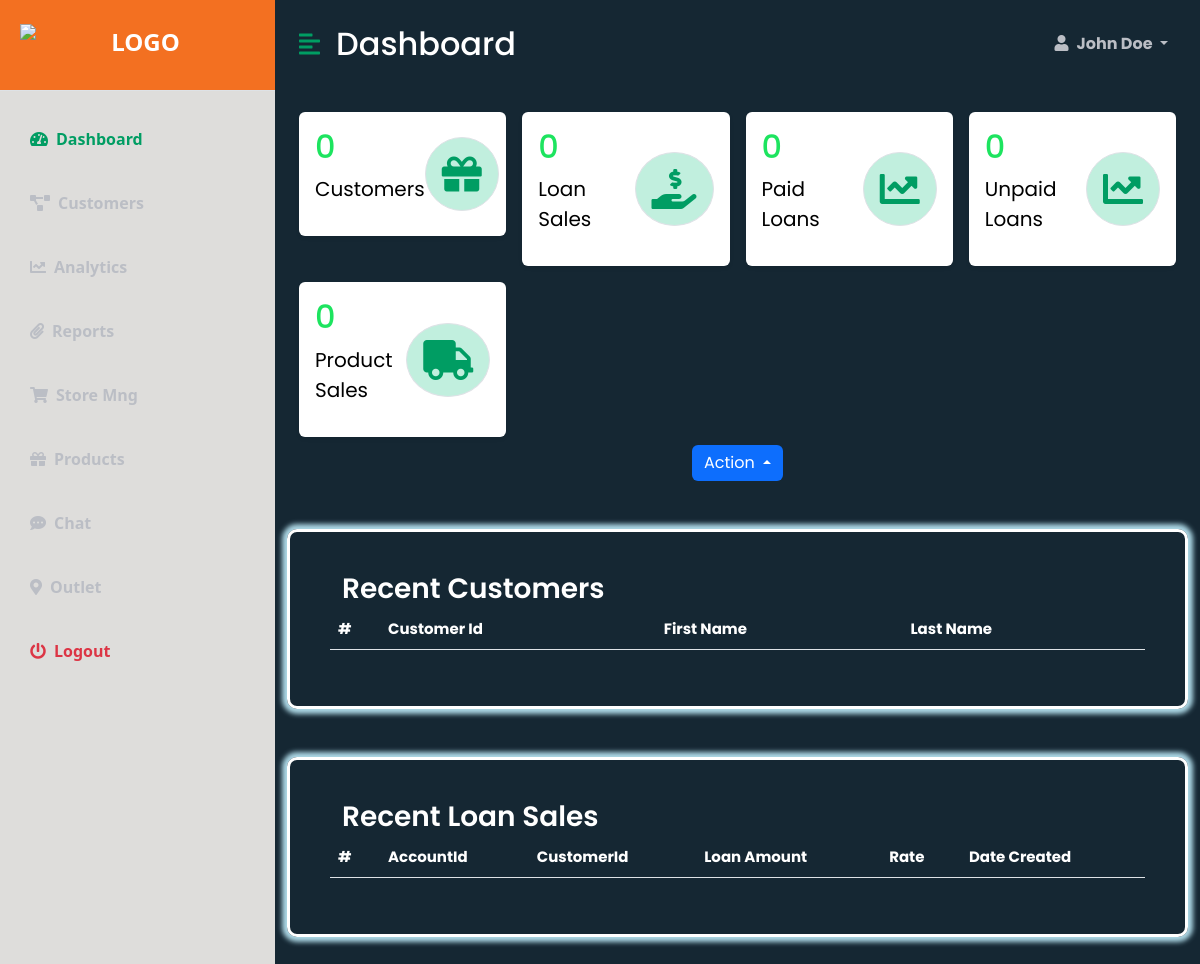
The app's page /, older data.
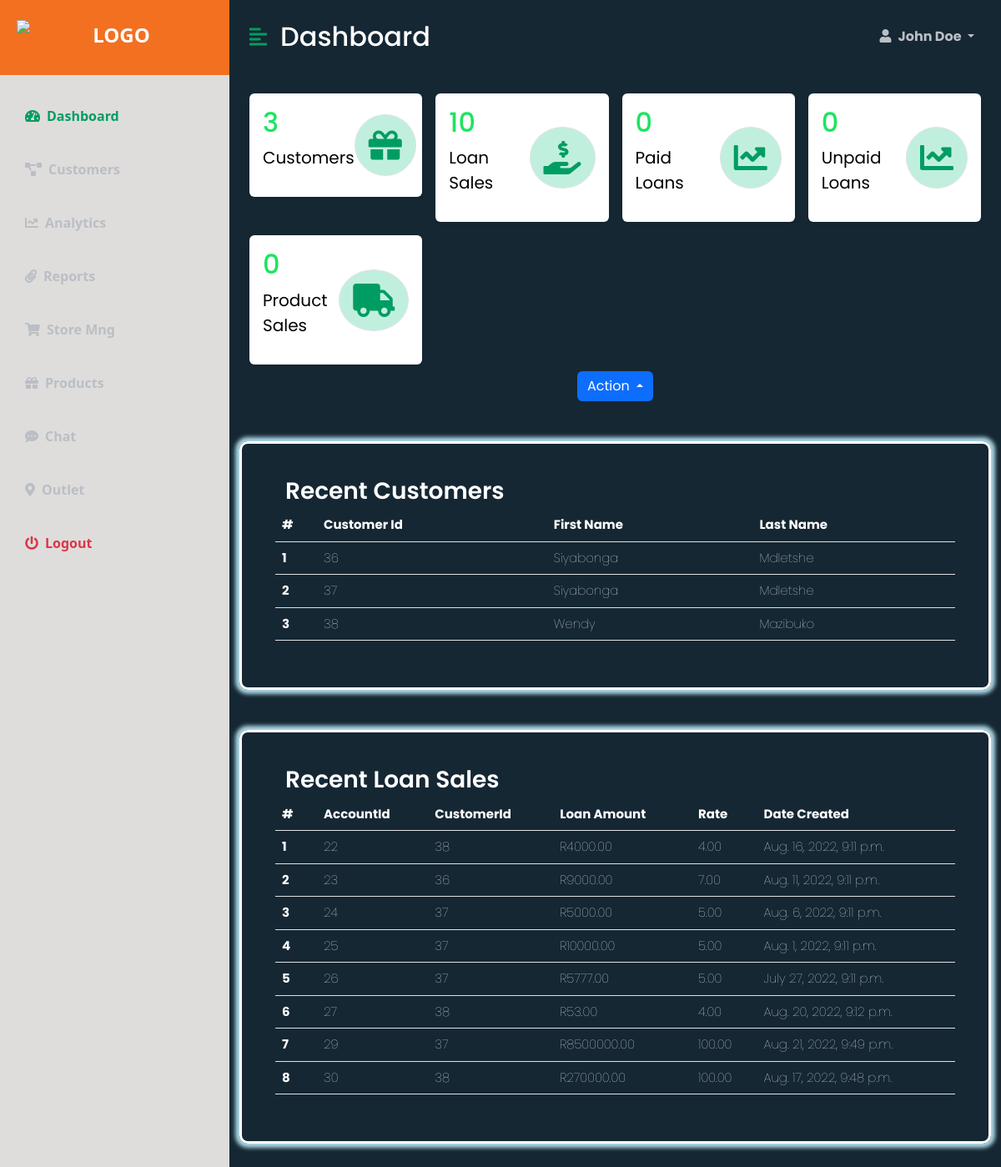
The same page, newer data.
### BackOfficeApp/models.py (models this page shows, shortened)
class Account(models.Model):
  loan_amount = models.DecimalField("Loan Amount", max_digits=13, decimal_places=2, blank= False)
  rate = models.DecimalField("Rate", max_digits=5, decimal_places=2, blank= False)
  created_at = models.DateTimeField("Created Date")
  customer = models.ForeignKey(Customer, on_delete=models.CASCADE)
  class Meta:
        ordering = ['created_at']

### AdminDashboard/views.py (the view)
# urls.py: path('', view=admin_dashboard, name='adminlandingpage'),
def admin_dashboard(request):
    customers = filter_customers(request.GET.get('filter', '30')).values()
    number_of_sales= len(Account.objects.values())
    number_of_customers= len(Customer.objects.values())
    temp_customers = []
    customers_list = []
    for c in customers:
        if c['customer_id'] not in temp_customers:
            temp_customers.append(c['customer_id'])
            customers_list.append(c)
    dashboard_session = {
        'display_template' : 'AdminDashboard/dashboard_landing_page.html',
        'customers' : customers_list,
        'sales': customers,
        'number_of_customers': number_of_customers,
        'number_of_sales': number_of_sales,
        'filtered_result': True
    }
    return render (request, 'AdminDashboard/admin_dashboard.html', {'dashboard_session': dashboard_session})

### AdminDashboard/templates/AdminDashboard/admin_dashboard.html (shortened to what this page needs)
<!DOCTYPE html>
<html lang="en">
{% load static %}
<head>
    <link href="https://cdn.jsdelivr.net/npm/bootstrap@5.2.0/dist/css/bootstrap.min.css" rel="stylesheet">
    <link rel="stylesheet" href="https://cdnjs.cloudflare.com/ajax/libs/font-awesome/5.15.3/css/all.min.css" />
    <link rel="stylesheet" href="{% static 'AdminDashboard/styles.css' %}"/>
</head>
<body>
    <div class="d-flex" id="wrapper">
        <div class="bg-white" id="sidebar-wrapper">
            <div class="sidebar-heading text-center py-4 primary-text fs-4 fw-bold text-uppercase border-bottom">
                <img src="{% static 'AdminDashboard/logo.png' %}" alt="logo">
            </div>
            <div class="list-group list-group-flush my-3">
                <a href="{% url 'AdminDashboard:adminlandingpage'  %}" class="list-group-item list-group-item-action bg-transparent second-text active"><i
                        class="fas fa-tachometer-alt me-2"></i>Dashboard</a>
                <a href="{% url 'BackOfficeApp:customers'  %}" class="list-group-item list-group-item-action bg-transparent second-text fw-bold"><i
                        class="fas fa-project-diagram me-2"></i>Customers</a>
                <a href="#" class="list-group-item list-group-item-action bg-transparent second-text fw-bold"><i
                        class="fas fa-chart-line me-2"></i>Analytics</a>
                <a href="#" class="list-group-item list-group-item-action bg-transparent second-text fw-bold"><i
                        class="fas fa-paperclip me-2"></i>Reports</a>
                <a href="#" class="list-group-item list-group-item-action bg-transparent second-text fw-bold"><i
                        class="fas fa-shopping-cart me-2"></i>Store Mng</a>
                <a href="#" class="list-group-item list-group-item-action bg-transparent second-text fw-bold"><i
                        class="fas fa-gift me-2"></i>Products</a>
                <a href="#" class="list-group-item list-group-item-action bg-transparent second-text fw-bold"><i
                        class="fas fa-comment-dots me-2"></i>Chat</a>
                <a href="#" class="list-group-item list-group-item-action bg-transparent second-text fw-bold"><i
                        class="fas fa-map-marker-alt me-2"></i>Outlet</a>
                <a href="#" class="list-group-item list-group-item-action bg-transparent text-danger fw-bold"><i
                        class="fas fa-power-off me-2"></i>Logout</a>
            </div>
        </div>
        <div id="page-content-wrapper">
            <nav class="navbar navbar-expand-lg navbar-light bg-transparent py-4 px-4">
                <div class="d-flex align-items-center">
                    <i class="fas fa-align-left primary-text fs-4 me-3" id="menu-toggle"></i>
                    <h2 class="fs-2 m-0">Dashboard</h2>
                </div>
                <div class="collapse navbar-collapse" id="navbarSupportedContent">
                    <ul class="navbar-nav ms-auto mb-2 mb-lg-0">
                        <li class="nav-item dropdown">
                            <a class="nav-link dropdown-toggle second-text fw-bold" href="#" id="navbarDropdown"
                                role="button" data-bs-toggle="dropdown" aria-expanded="false">
                                <i class="fas fa-user me-2"></i>John Doe
                            </a>
                        </li>
                    </ul>
                </div>
            </nav>
            <div class="container-fluid px-4">
                {% include  dashboard_session.display_template %}
            </div>
        </div>
    </div>
</body>
</html>

### AdminDashboard/templates/AdminDashboard/dashboard_landing_page.html (shortened to what the changed rows need)
{% load static %}
<link rel="stylesheet" href="{% static 'AdminDashboard/customer_registration.css' %}">
<div class="row g-3 my-2 ">
    <div class="col-md-3">
        <div class="p-3 bg-white shadow-sm d-flex justify-content-around align-items-center rounded">
            <div>
                <h3 class="fs-2 customer-stats">{{dashboard_session.number_of_customers}}</h3>
                <p class="fs-5 product-name">Customers</p>
            </div>
        </div>
    </div>
    <div class="col-md-3">
        <div class="p-3 bg-white shadow-sm d-flex justify-content-around align-items-center rounded">
            <div>
                <h3 class="fs-2 customer-stats">{{dashboard_session.number_of_sales}}</h3>
                <p class="fs-5 product-name">Loan Sales</p>
            </div>
        </div>
    </div>
</div>
{% if dashboard_session.customers or dashboard_session.filtered_result  %}
<div class="row my-5 customers-table table-responsive">
        <table class="table">
            <thead>
                <tr>
                    <th scope="col" width="50">#</th>
                    <th scope="col">Customer Id</th>
                    <th scope="col">First Name</th>
                    <th scope="col">Last Name</th>
                </tr>
            </thead>
            <tbody>
                {% for customer in dashboard_session.customers|dictsort:"customer_id" %}
                <tr>
                    <th scope="row">{{forloop.counter}}</th>
                    <td>{{customer.customer_id}}</td>
                    <td>{{customer.first_name}}</td>
                    <td>{{customer.last_name}}</td>
                </tr>
                {% endfor %}
            </tbody>
        </table>
</div>
 <div class="row my-5 customers-table table-responsive">
        <table class="table">
            <thead>
                <tr>
                    <th scope="col" width="50">#</th>
                    <th scope="col">AccountId</th>
                    <th scope="col">CustomerId</th>
                    <th scope="col">Loan Amount</th>
                    <th scope="col">Rate</th>
                    <th scope="col">Date Created</th>
                </tr>
            </thead>
            <tbody>
                {% for sale in dashboard_session.sales|dictsort:"account_id" %}
                <tr>
                    <th scope="row">{{forloop.counter}}</th>
                    <td>{{sale.account_id}}</td>
                    <td>{{sale.customer_id}}</td>
                    <td>R{{sale.loan_amount}}</td>
                    <td>{{sale.rate}}</td>
                    <td>{{sale.created_at}}</td>
                </tr>
                {% endfor %}
            </tbody>
        </table>
 </div>
{% endif %}

Row changes from the older to the newer data that the page shows:
added Account: customer_id "36", first_name "Siyabonga", last_name "Mdletshe", account_id "23", loan_amount "9000.00", rate "7.00", created_at "Aug. 11, 2022, 9:11 p.m."
added Account: customer_id "37", first_name "Siyabonga", last_name "Mdletshe", account_id "26", loan_amount "5777.00", rate "5.00", created_at "July 27, 2022, 9:11 p.m."
added Account: customer_id "38", first_name "Wendy", last_name "Mazibuko", account_id "22", loan_amount "4000.00", rate "4.00", created_at "Aug. 16, 2022, 9:11 p.m."
added Account: account_id "24", customer_id "37", loan_amount "5000.00", rate "5.00", created_at "Aug. 6, 2022, 9:11 p.m.", shown under "Recent Loan Sales"
added Account: account_id "25", customer_id "37", loan_amount "10000.00", rate "5.00", created_at "Aug. 1, 2022, 9:11 p.m.", shown under "Recent Loan Sales"
added Account: account_id "27", customer_id "38", loan_amount "53.00", rate "4.00", created_at "Aug. 20, 2022, 9:12 p.m.", shown under "Recent Loan Sales"
added Account: account_id "29", customer_id "37", loan_amount "8500000.00", rate "100.00", created_at "Aug. 21, 2022, 9:49 p.m.", shown under "Recent Loan Sales"
added Account: account_id "30", customer_id "38", loan_amount "270000.00", rate "100.00", created_at "Aug. 17, 2022, 9:48 p.m.", shown under "Recent Loan Sales"
Text that changed along with them:
{{ dashboard_session.number_of_customers }}: "0" → "3"
{{ dashboard_session.number_of_sales }}: "0" → "10"
